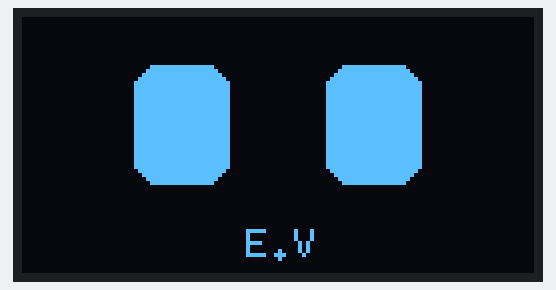
Simulated run of this sketch. Board: ESP32. On the bench: 128×64 one-colour display. Random numbers use the default seed unless the sketch sets one; what the sketch prints to the serial monitor is not drawn.

Above: at 0.6 s.

The sketch:

ev_display_test.ino
```cpp
// =============================================================
//  E.V — тест дисплея
//  Цель: убедиться, что провода подключены правильно,
//  и увидеть первую анимацию — моргающие глаза.
// =============================================================

// #include подключает библиотеки — чужой готовый код.
#include <Wire.h>   // Wire — работа с шиной I2C (провода SDA и SCL)
#include <U8g2lib.h> // U8g2 — рисование на монохромных дисплеях

// --- Пины, к которым мы подключили провода ---------------------
// const = константа, значение не меняется во время работы.
const int PIN_SDA = 21; // зелёный провод
const int PIN_SCL = 22; // жёлтый провод

// --- Создаём объект "дисплей" ----------------------------------
// SH1106     — чип внутри дисплея
// 128X64     — размер в пикселях
// F          — "full buffer": вся картинка сначала рисуется в памяти,
//              потом одним махом отправляется на экран (без мерцания)
// HW_I2C     — используем аппаратный I2C модуль ESP32
// U8G2_R0    — без поворота экрана
// U8X8_PIN_NONE — у дисплея нет отдельного пина сброса
U8G2_SH1106_128X64_NONAME_F_HW_I2C display(U8G2_R0, U8X8_PIN_NONE, PIN_SCL, PIN_SDA);

// -----------------------------------------------------------------
// Сканер I2C: опрашивает все возможные адреса (1..126)
// и печатает те, где кто-то ответил.
// -----------------------------------------------------------------
void scanI2C() {
  Wire.begin(PIN_SDA, PIN_SCL);
  Serial.println("Сканирую шину I2C...");
  int found = 0;
  for (byte address = 1; address < 127; address++) {
    Wire.beginTransmission(address);       // "Эй, устройство с адресом X!"
    byte error = Wire.endTransmission();   // 0 = ответили, иначе тишина
    if (error == 0) {
      Serial.print("  Найдено устройство: 0x");
      Serial.println(address, HEX);         // печатаем в шестнадцатеричном виде
      found++;
    }
  }
  if (found == 0) {
    Serial.println("  Ничего не найдено. Проверь провода SDA/SCL/VCC/GND!");
  }
}

// -----------------------------------------------------------------
// Рисуем один кадр: глаза открыты или закрыты.
// -----------------------------------------------------------------
void drawFace(bool eyesOpen) {
  display.clearBuffer(); // стираем картинку в памяти

  // Координаты: (0,0) — левый верхний угол, x вправо, y вниз.
  if (eyesOpen) {
    // drawRBox(x, y, ширина, высота, радиус скругления)
    display.drawRBox(28, 12, 24, 30, 6); // левый глаз
    display.drawRBox(76, 12, 24, 30, 6); // правый глаз
  } else {
    // закрытые глаза — тонкие полоски
    display.drawBox(28, 26, 24, 3);
    display.drawBox(76, 26, 24, 3);
  }

  display.setFont(u8g2_font_6x10_tr); // маленький шрифт
  display.drawStr(56, 60, "E.V");     // подпись внизу по центру

  display.sendBuffer(); // отправляем готовую картинку на экран
}

// -----------------------------------------------------------------
// setup() выполняется ОДИН раз при включении платы.
// -----------------------------------------------------------------
void setup() {
  Serial.begin(115200); // скорость "разговора" с компьютером по USB
  delay(500);
  Serial.println();
  Serial.println("=== E.V просыпается ===");

  scanI2C();

  display.begin();               // включаем дисплей
  display.setContrast(255);      // максимальная яркость
  Serial.println("Дисплей запущен, рисую лицо.");
}

// -----------------------------------------------------------------
// loop() выполняется БЕСКОНЕЧНО, снова и снова.
// -----------------------------------------------------------------
void loop() {
  drawFace(true);                     // глаза открыты
  delay(random(2000, 4000));          // ждём 2–4 секунды (случайно — живее)

  drawFace(false);                    // моргнули
  delay(120);                         // моргание длится 0.12 секунды
}
```

Measured:
- what the display in image 0 shows lasts 2.8 s, from 0.6 s to 3.4 s
